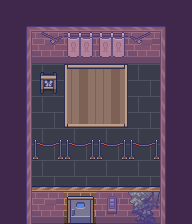

The image is a tile-based game level rendered from a .tmx file. Its description and complete source (layers, tilesets, objects, tile grids) follow:
An orthogonal 6x7 tile map with 32x32 px tiles, 3 tile layers (Capa de patrones 1, Capa de patrones 2, Collision), 3 tilesets.

<map version="1.4" tiledversion="1.4.2" orientation="orthogonal" renderorder="right-down" width="6" height="7" tilewidth="32" tileheight="32" infinite="0" nextlayerid="5" nextobjectid="1">
 <tileset firstgid="1" name="rest" tilewidth="32" tileheight="32" tilecount="270" columns="18">
  <image source="rest.png" width="576" height="480" />
 </tileset>
 <tileset firstgid="271" name="blackRest" tilewidth="32" tileheight="32" tilecount="192" columns="16">
  <image source="blackRest.png" width="512" height="384" />
 </tileset>
 <tileset firstgid="463" name="Collision" tilewidth="32" tileheight="32" tilecount="1" columns="1">
  <image source="collision.png" width="32" height="32" />
 </tileset>
 <layer id="1" name="Capa de patrones 1" width="6" height="7">
  <data>
   <tile gid="1610612747" />
   <tile gid="1610612765" />
   <tile gid="1610612765" />
   <tile gid="1610612765" />
   <tile gid="1610612765" />
   <tile gid="3758096395" />
   <tile gid="3221225501" />
   <tile gid="27" />
   <tile gid="27" />
   <tile gid="27" />
   <tile gid="27" />
   <tile gid="1073741853" />
   <tile gid="3221225501" />
   <tile gid="335" />
   <tile gid="289" />
   <tile gid="290" />
   <tile gid="335" />
   <tile gid="1073741853" />
   <tile gid="3221225501" />
   <tile gid="335" />
   <tile gid="305" />
   <tile gid="306" />
   <tile gid="335" />
   <tile gid="1073741853" />
   <tile gid="3221225501" />
   <tile gid="335" />
   <tile gid="335" />
   <tile gid="335" />
   <tile gid="335" />
   <tile gid="1073741853" />
   <tile gid="3221225501" />
   <tile gid="335" />
   <tile gid="335" />
   <tile gid="335" />
   <tile gid="335" />
   <tile gid="1073741853" />
   <tile gid="2147483677" />
   <tile gid="27" />
   <tile gid="26" />
   <tile gid="28" />
   <tile gid="25" />
   <tile gid="29" />
  </data>
 </layer>
 <layer id="2" name="Capa de patrones 2" width="6" height="7">
  <data>
   <tile gid="57" />
   <tile gid="58" />
   <tile gid="58" />
   <tile gid="58" />
   <tile gid="58" />
   <tile gid="48" />
   <tile gid="92" />
   <tile gid="2147483688" />
   <tile gid="45" />
   <tile gid="45" />
   <tile gid="40" />
   <tile gid="29" />
   <tile gid="92" />
   <tile gid="135" />
   <tile />
   <tile />
   <tile />
   <tile gid="29" />
   <tile gid="92" />
   <tile />
   <tile />
   <tile />
   <tile />
   <tile gid="29" />
   <tile gid="92" />
   <tile gid="117" />
   <tile gid="117" />
   <tile gid="117" />
   <tile gid="117" />
   <tile gid="29" />
   <tile gid="92" />
   <tile gid="1610612765" />
   <tile gid="1610612765" />
   <tile gid="1610612765" />
   <tile gid="1610612765" />
   <tile gid="29" />
   <tile gid="92" />
   <tile />
   <tile />
   <tile />
   <tile />
   <tile gid="29" />
  </data>
 </layer>
 <layer id="4" name="Collision" width="6" height="7" opacity="0.5">
  <properties>
   <property name="Navigation" type="int" value="1" />
   <property name="drawable" type="int" value="0" />
  </properties>
  <data>
   <tile gid="463" />
   <tile gid="463" />
   <tile gid="463" />
   <tile gid="463" />
   <tile gid="463" />
   <tile gid="463" />
   <tile gid="463" />
   <tile gid="463" />
   <tile gid="463" />
   <tile gid="463" />
   <tile gid="463" />
   <tile gid="463" />
   <tile gid="463" />
   <tile />
   <tile />
   <tile />
   <tile />
   <tile gid="463" />
   <tile gid="463" />
   <tile />
   <tile />
   <tile />
   <tile />
   <tile gid="463" />
   <tile gid="463" />
   <tile />
   <tile />
   <tile />
   <tile />
   <tile gid="463" />
   <tile gid="463" />
   <tile />
   <tile />
   <tile />
   <tile />
   <tile gid="463" />
   <tile gid="463" />
   <tile gid="463" />
   <tile />
   <tile gid="463" />
   <tile gid="463" />
   <tile gid="463" />
  </data>
 </layer>
</map>
